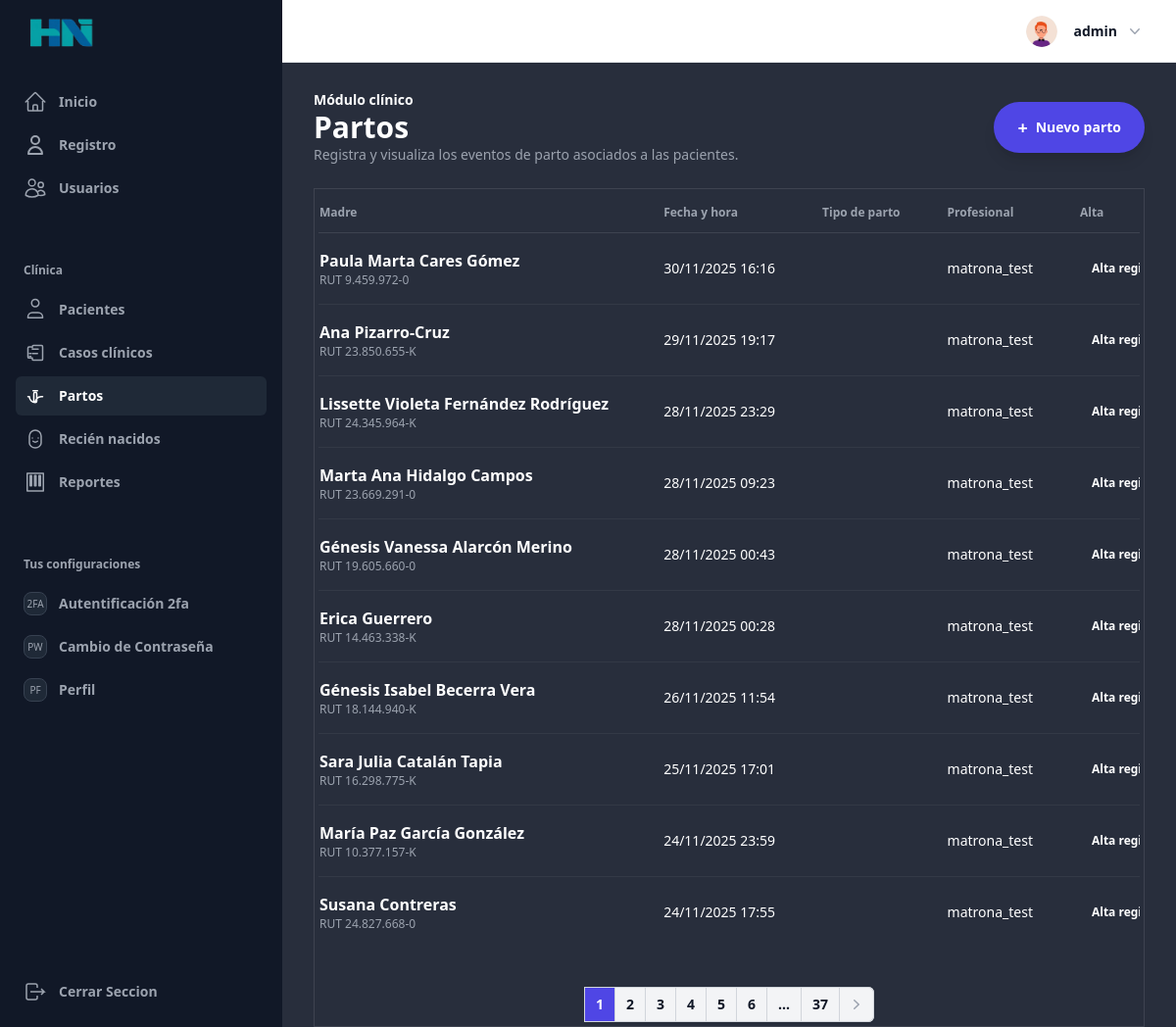
Before: /clinica/partos/ (signed in) with the older database file.
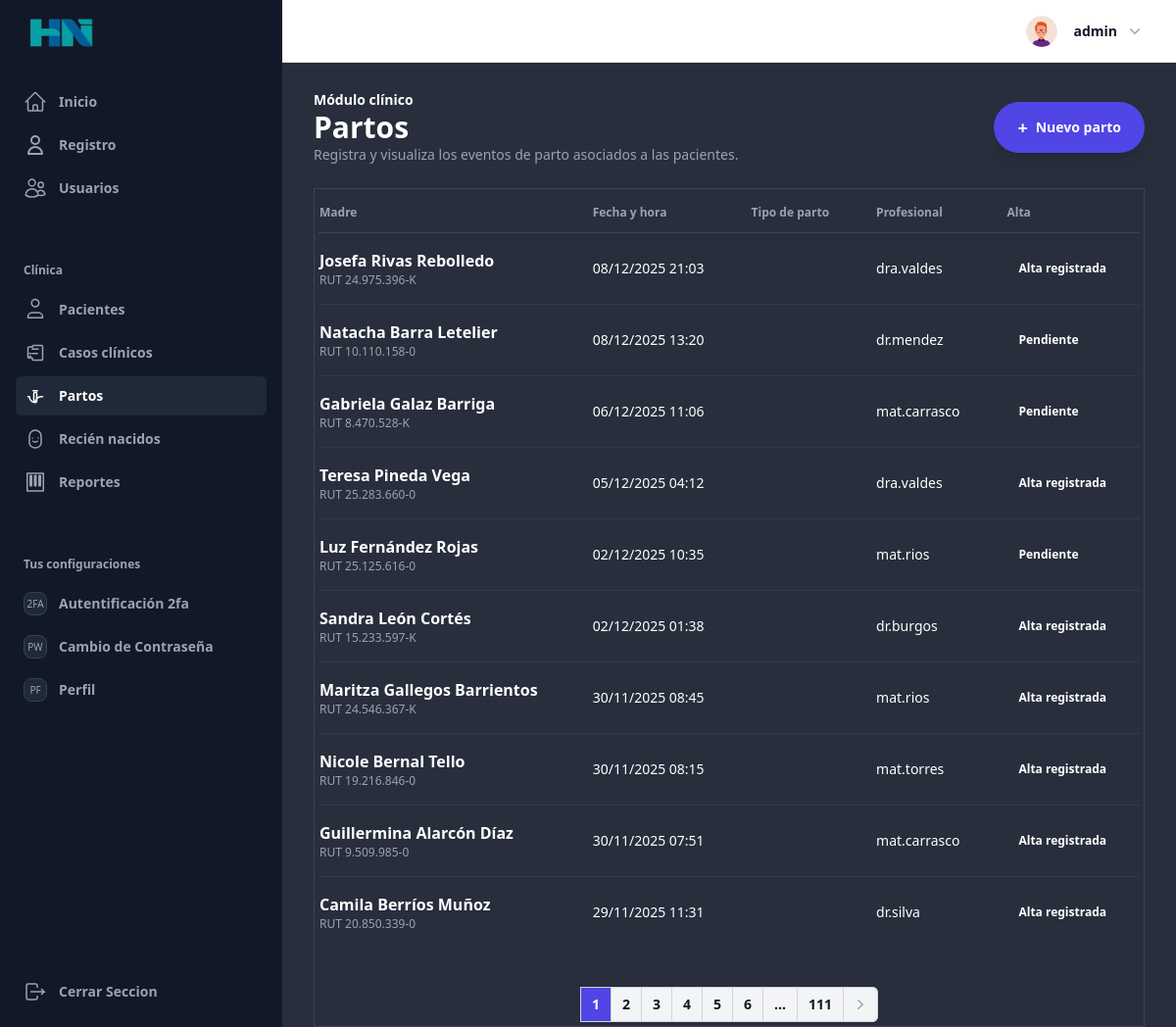
After: the same page with the newer database file.
### UsuarioApp/models.py (models this page shows, shortened)
class Profile(models.Model):
    last_activity = models.DateTimeField(null=True, blank=True)
    image = models.ImageField(upload_to=profile_picture_path, default="profile.webp")
    user_FK = models.OneToOneField(
        User, on_delete=models.CASCADE, related_name="profile"
    )
    position_FK = models.ForeignKey(
        Position, on_delete=models.SET_NULL, null=True, blank=True
    )
    def save(self, *args, **kwargs):
        update_last_activity = kwargs.pop("update_last_activity", False)
        if update_last_activity:
            self.last_activity = timezone.now()
            kwargs["update_fields"] = ["last_activity"]
        if self.pk:
            handle_old_image(Profile, self.pk, self.image)
        super(Profile, self).save(*args, **kwargs)
        if self.image and os.path.exists(self.image.path):
            resize_image(self.image.path, 300)
            crop_image(self.image.path, 300)
    def update_last_activity(self):
        self.save(update_last_activity=True)
    class Meta:
        verbose_name = "Perfil"
        verbose_name_plural = "Perfiles"
        ordering = ["-id"]

### clinica/models.py (models this page shows, shortened)
class Parto(models.Model):
    class PosicionPartoChoices(models.TextChoices):
        SEMISENTADA = "semisentada", _("Semisentada")
        SENTADA = "sentada", _("Sentada")
        LITOTOMIA = "litotomia", _("Litotomía")
        CUADRUPEDA = "cuadrupeda", _("Cuadrúpeda")
        DE_PIE = "de_pie", _("De pie")
        CUCLILLA = "cuclilla", _("Cuclilla")
        OTRO = "otro", _("Otro")
    paciente = models.ForeignKey(
        Paciente,
        verbose_name=_("Madre"),
        related_name="partos",
        on_delete=models.CASCADE,
    )
    fecha_hora = models.DateTimeField(_("Fecha y hora del parto"))
    fecha_ingreso = models.DateTimeField(_("Fecha y hora de ingreso"), null=True, blank=True)
    tipo_parto = models.ForeignKey(
        TipoParto,
        verbose_name=_("Tipo de parto"),
        related_name="episodios",
        on_delete=models.SET_NULL,
        null=True,
        blank=True,
        db_column="tipo_parto_id",
        help_text=_("Referencia a catálogo nacional de tipos de parto."),
    )
    posicion_parto = models.CharField(
        _("Posición durante el parto"),
        max_length=20,
        choices=PosicionPartoChoices.choices,
        blank=True,
    )
    posicion_parto_otro = models.CharField(
        _("Detalle de posición (si 'Otro')"),
        max_length=100,
        blank=True,
    )
    sala = models.CharField(_("Sala / pabellón"), max_length=50, blank=True)
    edad_materna_parto = models.PositiveSmallIntegerField(
        _("Edad materna al parto"),
        null=True,
        blank=True,
        validators=[MinValueValidator(10), MaxValueValidator(60)],
    )
    paridad = models.PositiveSmallIntegerField(_("Paridad"), null=True, blank=True)
    control_prenatal = models.BooleanField(_("Control prenatal"), default=True)
    preeclampsia_severa = models.BooleanField(_("Preeclampsia severa"), default=False)
    eclampsia = models.BooleanField(_("Eclampsia"), default=False)
    sepsis = models.BooleanField(_("Sepsis"), default=False)
    infeccion_ovular = models.BooleanField(_("Infección ovular"), default=False)
    detalle_otra_patologia = models.TextField(_("Otras patologías"), blank=True)
    ligadura_tardia_cordon = models.BooleanField(_("Ligadura tardía del cordón"), default=False)
    contacto_piel_piel = models.BooleanField(_("Contacto piel con piel"), default=False)
    duracion_contacto_min = models.PositiveSmallIntegerField(
        _("Duración contacto piel con piel (min)"), null=True, blank=True
    )
    lactancia_primera_hora = models.BooleanField(_("Lactancia en primera hora"), default=False)
    alojamiento_conjunto = models.BooleanField(_("Alojamiento conjunto"), default=False)
    vdrl_positivo = models.BooleanField(_("VDRL positivo"), default=False)
    hepatitis_b_positivo = models.BooleanField(_("Hepatitis B positivo"), default=False)
    vih_positivo = models.BooleanField(_("VIH positivo"), default=False)
    complicaciones = models.TextField(_("Complicaciones"), blank=True)
    observaciones = models.TextField(_("Observaciones"), blank=True)
    duracion_trabajo_parto_min = models.PositiveIntegerField(
        _("Duración del trabajo de parto (min)"),
        null=True,
        blank=True,
        validators=[MaxValueValidator(2880)]
    )
    personal_responsable = models.ForeignKey(
        settings.AUTH_USER_MODEL,
        verbose_name=_("Profesional responsable"),
        related_name="partos_asignados",
        on_delete=models.SET_NULL,
        null=True,
        blank=True,
    )
    fecha_creacion = models.DateTimeField(_("Fecha de creación"), auto_now_add=True)
    fecha_actualizacion = models.DateTimeField(_("Fecha de actualización"), auto_now=True)
    class Meta:
        ordering = ["-fecha_hora"]
        verbose_name = _("Parto")
        verbose_name_plural = _("Partos")
        indexes = [
            models.Index(fields=["fecha_hora"], name="idx_parto_fecha"),
            models.Index(fields=["paciente"], name="idx_parto_paciente"),
            models.Index(fields=["edad_materna_parto"], name="idx_parto_edad_materna"),
        ]
    @property
    def alta_registrada(self):
        try:
            return self.alta
        except Alta.DoesNotExist:  # type: ignore[name-defined]
            return None

class Paciente(models.Model):
    class SexoChoices(models.TextChoices):
        MASCULINO = "M", _("Masculino")
        FEMENINO = "F", _("Femenino")
        OTRO = "O", _("Otro")
    class EstadoCivilChoices(models.TextChoices):
        SOLTERA = "soltera", _("Soltera")
        CASADA = "casada", _("Casada")
        VIUDA = "viuda", _("Viuda")
        DIVORCIADA = "divorciada", _("Divorciada")
        CONVIVIENTE = "conviviente", _("Conviviente")
        OTRO = "otro", _("Otro")
    class NivelEducacionalChoices(models.TextChoices):
        NINGUNA = "ninguna", _("Ninguna")
        BASICA = "basica", _("Básica")
        MEDIA = "media", _("Media")
        TECNICA = "tecnica", _("Técnica")
        UNIVERSITARIA = "universitaria", _("Universitaria")
        OTRO = "otro", _("Otro")
    class EstadoAtencionChoices(models.TextChoices):
        EN_ESPERA = "en_espera", _("En espera")
        EN_OBSERVACION = "en_observacion", _("En observación")
        ATENDIDO = "atendido", _("Atendido")
        DERIVADO = "derivado", _("Derivado")
    class RiesgoObstetricoChoices(models.TextChoices):
        BAJO = "bajo", _("Bajo")
        MEDIO = "medio", _("Medio")
        ALTO = "alto", _("Alto")
    rut = models.CharField(_("RUT"), max_length=12, unique=True)
    nombres = models.CharField(_("Nombres"), max_length=100, blank=True)
    apellido_paterno = models.CharField(_("Apellido paterno"), max_length=100, blank=True)
    apellido_materno = models.CharField(_("Apellido materno"), max_length=100, blank=True)
    nombre_completo = models.CharField(_("Nombre completo"), max_length=255, blank=True)
    fecha_nacimiento = models.DateField(_("Fecha de nacimiento"))
    sexo = models.CharField(_("Sexo"), max_length=1, choices=SexoChoices.choices)
    telefono = models.CharField(_("Teléfono"), max_length=20, blank=True)
    email = models.EmailField(_("Correo electrónico"), blank=True)
    direccion = models.CharField(_("Dirección"), max_length=255, blank=True)
    estado_civil = models.CharField(
        _("Estado civil"),
        max_length=20,
        choices=EstadoCivilChoices.choices,
        default=EstadoCivilChoices.OTRO,
        blank=True,
    )
    nivel_educacional = models.CharField(
        _("Nivel educacional"),
        max_length=20,
        choices=NivelEducacionalChoices.choices,
        default=NivelEducacionalChoices.OTRO,
        blank=True,
    )
    consultorio = models.ForeignKey(
        Consultorio,
        verbose_name=_("Consultorio de referencia"),
        related_name="pacientes",
        on_delete=models.SET_NULL,
        null=True,
        blank=True,
        db_column="consultorio_id",
    )
    consultorio_otro = models.CharField(
        _("Especifique Consultorio"),
        max_length=120,
        blank=True,
        help_text=_("Llenar solo si el consultorio no aparece en la lista.")
    )
    registrado_por = models.ForeignKey(
        settings.AUTH_USER_MODEL,
        verbose_name=_("Registrado por"),
        related_name="pacientes_registrados",
        on_delete=models.SET_NULL,
        null=True,
        blank=True,
    )
    actualizado_por = models.ForeignKey(
        settings.AUTH_USER_MODEL,
        verbose_name=_("Actualizado por"),
        related_name="pacientes_actualizados",
        on_delete=models.SET_NULL,
        null=True,
        blank=True,
    )
    nacionalidad = models.ForeignKey(
        Nacionalidad,
        verbose_name=_("Nacionalidad"),
        related_name="pacientes",
        on_delete=models.SET_NULL,
        null=True,
        blank=True,
        db_column="nacionalidad_codigo",
    )
    nacionalidad_otro = models.CharField(
        _("Especifique Nacionalidad"),
        max_length=60,
        blank=True,
        help_text=_("Llenar solo si seleccionó 'Otra' en Nacionalidad.")
    )
    pueblo_originario = models.ForeignKey(
        PuebloOriginario,
        verbose_name=_("Pueblo originario"),
        related_name="pacientes",
        on_delete=models.SET_NULL,
        null=True,
        blank=True,
        db_column="pueblo_originario_id",
    )
    activo = models.BooleanField(_("Activo"), default=True)
    estado_atencion = models.CharField(
        _("Estado de atención"),
        max_length=20,
        choices=EstadoAtencionChoices.choices,
        default=EstadoAtencionChoices.EN_ESPERA,
    )
    riesgo_obstetrico = models.CharField(
        _("Riesgo obstétrico"),
        max_length=10,
        choices=RiesgoObstetricoChoices.choices,
        default=RiesgoObstetricoChoices.BAJO,
    )
    contacto_emergencia_nombre = models.CharField(
        _("Nombre contacto de emergencia"),
        max_length=120,
        blank=True,
    )
    contacto_emergencia_telefono = models.CharField(
        _("Teléfono contacto de emergencia"),
        max_length=20,
        blank=True,
    )
    fecha_creacion = models.DateTimeField(_("Fecha de creación"), auto_now_add=True)
    fecha_actualizacion = models.DateTimeField(_("Fecha de actualización"), auto_now=True)
    class Meta:
        ordering = ["nombres", "apellido_paterno", "apellido_materno"]
        verbose_name = _("Paciente")
        verbose_name_plural = _("Pacientes")
        indexes = [
            models.Index(fields=["fecha_nacimiento"], name="idx_paciente_fecha_nac"),
            models.Index(fields=["nombres", "apellido_paterno"], name="idx_paciente_nombre"),
        ]

### clinica/views.py (the view)
# urls.py: path("partos/", views.PartoListView.as_view(), name="parto_list"),
class PartoListView(PermitsPositionMixin, ListView):
    permission_required = ['CLINICAL_FULL', 'CLINICAL_SUPPORT']
    model = Parto
    template_name = "clinica/partos/lista.html"
    context_object_name = "partos"
    paginate_by = 10
    def get_queryset(self):
        qs = (
            Parto.objects.select_related("paciente", "personal_responsable", "alta")
            .prefetch_related("recien_nacidos")
            .order_by("-fecha_hora")
        )
        return qs

### templates/clinica/partos/lista.html (shortened to what this page needs)
{% extends 'components/Layout/base_extendido.html' %}
{% block content_main %}
<section class="space-y-6 text-white">
  <div class="flex flex-wrap items-center justify-between gap-4">
    <div>
      <p class="text-sm font-semibold text-indigo-300 uppercase tracking-wide">Módulo clínico</p>
      <h1 class="text-3xl font-bold text-white">Partos</h1>
      <p class="text-sm text-gray-400">Registra y visualiza los eventos de parto asociados a las pacientes.</p>
    </div>
    <a href="{% url 'clinica:parto_create' %}" class="inline-flex items-center gap-2 rounded-full bg-indigo-600 px-6 py-3 text-sm font-semibold text-white shadow-lg shadow-indigo-600/30 transition hover:bg-indigo-500 focus-visible:outline focus-visible:outline-2 focus-visible:outline-offset-2 focus-visible:outline-indigo-500">
      <span class="text-lg leading-none">+</span>
      Nuevo parto
    </a>
  </div>
  <div class="rounded-[2.5rem] border border-white/10 bg-gray-950/40 p-1 shadow-2xl shadow-black/30">
    <div class="overflow-x-auto rounded-[2rem]">
      <div class="overflow-hidden rounded-[2rem]">
        <table aria-label="Partos" class="w-full whitespace-nowrap text-left text-sm text-gray-300">
          <thead class="border-b border-white/10 text-xs font-semibold uppercase tracking-wide text-gray-400">
            <tr>
              <th class="py-3 pl-6 pr-8 sm:pl-8">Madre</th>
              <th class="px-6 py-3">Fecha y hora</th>
              <th class="px-6 py-3">Tipo de parto</th>
              <th class="px-6 py-3">Profesional</th>
              <th class="px-6 py-3">Alta</th>
            </tr>
          </thead>
          <tbody class="divide-y divide-white/5 text-sm leading-6">
            {% for parto in partos %}
              <tr class="transition hover:bg-white/5">
                <td class="py-4 pl-6 pr-8 sm:pl-8">
                  <div class="flex flex-col gap-1">
                    <p class="text-base font-semibold text-white">{{ parto.paciente.nombre_completo }}</p>
                    <p class="text-xs text-gray-400">RUT {{ parto.paciente.rut }}</p>
                  </div>
                </td>
                <td class="px-6 py-4 text-sm text-gray-200">
                  {{ parto.fecha_hora|date:"d/m/Y H:i" }}
                </td>
                <td class="px-6 py-4 text-sm text-gray-200">
                </td>
                <td class="px-6 py-4 text-sm text-gray-200">
                  {{ parto.personal_responsable|default:"—" }}
                </td>
                <td class="px-6 py-4 text-sm">
                  {% if parto.alta_registrada %}
                    <span class="inline-flex items-center rounded-full bg-emerald-500/20 px-3 py-1 text-xs font-semibold text-emerald-300">Alta registrada</span>
                  {% else %}
                    <span class="inline-flex items-center rounded-full bg-amber-500/20 px-3 py-1 text-xs font-semibold text-amber-300">Pendiente</span>
                  {% endif %}
                </td>
              </tr>
            {% empty %}
              <tr>
                <td colspan="6" class="px-6 py-10 text-center text-sm text-gray-400">
                  No hay partos registrados.
                </td>
              </tr>
            {% endfor %}
          </tbody>
        </table>
      </div>
    </div>
    {% include 'components/paginador.html' with page_obj=page_obj %}
  </div>
</section>
{% endblock content_main %}

### templates/components/header/components/profile.html (shortened to what this page needs)
{% load static %}
<div class="relative" x-data="{ openUser: false }">
  <button type="button" class="-m-1.5 flex items-center p-1.5" id="user-menu-button" aria-expanded="false" aria-haspopup="true" @click="openUser = !openUser">
    <img class="h-8 w-8 rounded-full bg-gray-50" src="{{ request.user.profile.image.url }}" alt="perfil">
    <span class="hidden lg:flex lg:items-center">
      <span class="ml-4 text-sm font-semibold leading-6 text-gray-900" aria-hidden="true">{{ request.user }}</span>
      <svg class="ml-2 h-5 w-5 text-gray-400" viewBox="0 0 20 20" fill="currentColor" aria-hidden="true">
        <path fill-rule="evenodd" d="M5.23 7.21a.75.75 0 011.06.02L10 11.168l3.71-3.938a.75.75 0 111.08 1.04l-4.25 4.5a.75.75 0 01-1.08 0l-4.25-4.5a.75.75 0 01.02-1.06z" clip-rule="evenodd" />
      </svg>
    </span>
  </button>
</div>

Changed rows visible on the page:
removed Parto: paciente.nombre_completo "Paula Marta Cares Gómez", paciente.rut "9.459.972-0", fecha_hora "30/11/2025 16:16", personal_responsable "matrona_test", shows "Alta…"
removed Parto: paciente.nombre_completo "Ana Pizarro-Cruz", paciente.rut "23.850.655-K", fecha_hora "29/11/2025 19:17", personal_responsable "matrona_test", shows "Alta…"
removed Parto: paciente.nombre_completo "Lissette Violeta Fernández Rodríguez", paciente.rut "24.345.964-K", fecha_hora "28/11/2025 23:29", personal_responsable "matrona_test", shows "Alta…"
removed Parto: paciente.nombre_completo "Marta Ana Hidalgo Campos", paciente.rut "23.669.291-0", fecha_hora "28/11/2025 09:23", personal_responsable "matrona_test", shows "Alta…"
removed Parto: paciente.nombre_completo "Génesis Vanessa Alarcón Merino", paciente.rut "19.605.660-0", fecha_hora "28/11/2025 00:43", personal_responsable "matrona_test", shows "Alta…"
removed Parto: paciente.nombre_completo "Erica Guerrero", paciente.rut "14.463.338-K", fecha_hora "28/11/2025 00:28", personal_responsable "matrona_test", shows "Alta…"
removed Parto: paciente.nombre_completo "Génesis Isabel Becerra Vera", paciente.rut "18.144.940-K", fecha_hora "26/11/2025 11:54", personal_responsable "matrona_test", shows "Alta…"
removed Parto: paciente.nombre_completo "Sara Julia Catalán Tapia", paciente.rut "16.298.775-K", fecha_hora "25/11/2025 17:01", personal_responsable "matrona_test", shows "Alta…"
removed Parto: paciente.nombre_completo "María Paz García González", paciente.rut "10.377.157-K", fecha_hora "24/11/2025 23:59", personal_responsable "matrona_test", shows "Alta…"
removed Parto: paciente.nombre_completo "Susana Contreras", paciente.rut "24.827.668-0", fecha_hora "24/11/2025 17:55", personal_responsable "matrona_test", shows "Alta…"
added Parto: paciente.nombre_completo "Josefa Rivas Rebolledo", paciente.rut "24.975.396-K", fecha_hora "08/12/2025 21:03", personal_responsable "dra.valdes", shows "Alta registrada"
added Parto: paciente.nombre_completo "Natacha Barra Letelier", paciente.rut "10.110.158-0", fecha_hora "08/12/2025 13:20", personal_responsable "dr.mendez", shows "Pendiente"
added Parto: paciente.nombre_completo "Gabriela Galaz Barriga", paciente.rut "8.470.528-K", fecha_hora "06/12/2025 11:06", personal_responsable "mat.carrasco", shows "Pendiente"
added Parto: paciente.nombre_completo "Teresa Pineda Vega", paciente.rut "25.283.660-0", fecha_hora "05/12/2025 04:12", personal_responsable "dra.valdes", shows "Alta registrada"
added Parto: paciente.nombre_completo "Luz Fernández Rojas", paciente.rut "25.125.616-0", fecha_hora "02/12/2025 10:35", personal_responsable "mat.rios", shows "Pendiente"
added Parto: paciente.nombre_completo "Sandra León Cortés", paciente.rut "15.233.597-K", fecha_hora "02/12/2025 01:38", personal_responsable "dr.burgos", shows "Alta registrada"
added Parto: paciente.nombre_completo "Maritza Gallegos Barrientos", paciente.rut "24.546.367-K", fecha_hora "30/11/2025 08:45", personal_responsable "mat.rios", shows "Alta registrada"
added Parto: paciente.nombre_completo "Nicole Bernal Tello", paciente.rut "19.216.846-0", fecha_hora "30/11/2025 08:15", personal_responsable "mat.torres", shows "Alta registrada"
added Parto: paciente.nombre_completo "Guillermina Alarcón Díaz", paciente.rut "9.509.985-0", fecha_hora "30/11/2025 07:51", personal_responsable "mat.carrasco", shows "Alta registrada"
added Parto: paciente.nombre_completo "Camila Berríos Muñoz", paciente.rut "20.850.339-0", fecha_hora "29/11/2025 11:31", personal_responsable "dr.silva", shows "Alta registrada"
Other visible differences:
new list line: "... 111"
list line gone: "... 37"
